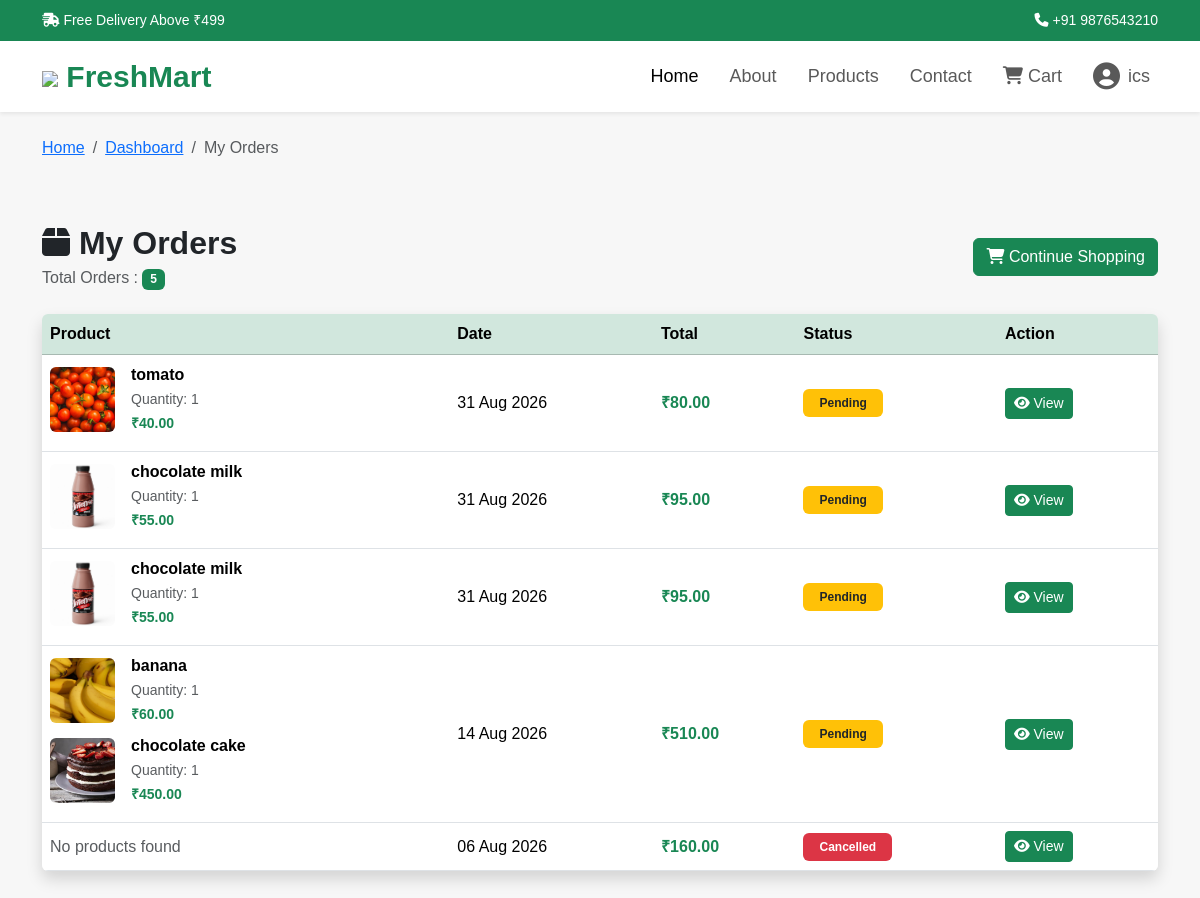
Page /orders/ (signed in) on the committed database.
### accounts/models.py (models this page shows, shortened)
class OrderItem(models.Model):
    order = models.ForeignKey(
        Order,
        on_delete=models.CASCADE,
        related_name="items"
    )
    product = models.ForeignKey(
        Product,
        on_delete=models.CASCADE
    )
    quantity = models.IntegerField(default=1)
    price = models.DecimalField(
        max_digits=10,
        decimal_places=2
    )

class Product(models.Model):
    category = models.ForeignKey(Category, on_delete=models.CASCADE)
    name = models.CharField(max_length=200)
    image = models.ImageField(upload_to="products")
    description = models.TextField()
    price = models.DecimalField(max_digits=8, decimal_places=2)
    stock = models.IntegerField()
    available = models.BooleanField(default=True)
    created = models.DateTimeField(auto_now_add=True)

class Order(models.Model):
    STATUS_CHOICES = (
        ("Pending", "Pending"),
        ("Delivered", "Delivered"),
        ("Cancelled", "Cancelled"),
    )
    user = models.ForeignKey(User, on_delete=models.CASCADE)
    full_name = models.CharField(max_length=100)
    phone = models.CharField(max_length=15)
    address = models.TextField()
    total = models.DecimalField(max_digits=10, decimal_places=2)
    status = models.CharField(
        max_length=20,
        choices=STATUS_CHOICES,
        default="Pending"
    )
    created_at = models.DateTimeField(auto_now_add=True)

### accounts/views.py (the view)
@login_required
def orders(request):
    orders = (
        Order.objects
        .filter(user=request.user)
        .prefetch_related('items__product')
        .order_by('-created_at')
    )
    return render(request, 'orders.html', {
        'orders': orders
    })

### accounts/templates/orders.html (shortened to what this page needs)
{% extends 'base.html' %}
{% block content %}
<div class="container mt-4">
    <nav aria-label="breadcrumb">
        <ol class="breadcrumb">
            <li class="breadcrumb-item">
                <a href="{% url 'home' %}">
                    Home
                </a>
            </li>
            <li class="breadcrumb-item">
                <a href="{% url 'dashboard' %}">
                   Dashboard
                </a>
            </li>
            <li class="breadcrumb-item active" aria-current="page">
                My Orders
            </li>
        </ol>
    </nav>
</div>
<div class="container py-5">
    <div class="d-flex justify-content-between align-items-center flex-wrap mb-4">
        <div>
            <h2 class="fw-bold mb-1">
                <i class="fa-solid fa-box"></i> My Orders
            </h2>
            <p class="text-muted mb-0">
                Total Orders :
                <span class="badge bg-success">
                    {{ orders|length }}
                </span>
            </p>
        </div>
        <a href="{% url 'home' %}" class="btn btn-success mt-3 mt-md-0">
            <i class="fa-solid fa-cart-shopping"></i> Continue Shopping
        </a>
    </div>
    {% if orders %}
    <div class="table-responsive d-none d-md-block shadow rounded">
        <table class="table table-hover align-middle mb-0">
            <thead class="table-success">
                <tr>
                    <th>Product</th>
                    <th>Date</th>
                    <th>Total</th>
                    <th>Status</th>
                    <th>Action</th>
                </tr>
            </thead>
            <tbody>
{% for order in orders %}
<tr>
    <td>
        {% for item in order.items.all %}
            <div class="d-flex align-items-center mb-2">
                {% if item.product.image %}
                    <img src="{{ item.product.image.url }}"
                         alt="{{ item.product.name }}"
                         width="65"
                         height="65"
                         class="rounded me-3"
                         style="object-fit: cover;">
                {% endif %}
                <div>
                    <strong class="d-block">
                        {{ item.product.name }}
                    </strong>
                    <small class="text-muted">
                        Quantity: {{ item.quantity }}
                    </small>
                    <br>
                    <small class="text-success fw-bold">
                        ₹{{ item.price }}
                    </small>
                </div>
            </div>
        {% empty %}
            <span class="text-muted">
                No products found
            </span>
        {% endfor %}
    </td>
    <td>
        {{ order.created_at|date:"d M Y" }}
    </td>
    <td class="fw-bold text-success">
        ₹{{ order.total }}
    </td>
    <td>
        {% if order.status == "Pending" %}
            <span class="badge bg-warning text-dark px-3 py-2">
                Pending
            </span>
        {% elif order.status == "Delivered" %}
            <span class="badge bg-success px-3 py-2">
                Delivered
            </span>
        {% elif order.status == "Cancelled" %}
            <span class="badge bg-danger px-3 py-2">
                Cancelled
            </span>
        {% else %}
            <span class="badge bg-secondary px-3 py-2">
                {{ order.status }}
            </span>
        {% endif %}
    </td>
    <td>
        <a href="{% url 'order_details' order.id %}"
           class="btn btn-success btn-sm">
            <i class="fa-solid fa-eye"></i>
            View
        </a>
    </td>
</tr>
{% endfor %}
</tbody>
        </table>
    </div>
    {% endif %}
</div>
{% endblock %}

### accounts/templates/base.html (shortened to what this page needs)
{% load static %}
<!DOCTYPE html>
<html lang="en">
<head>
{% load static %}
<link href="https://cdn.jsdelivr.net/npm/bootstrap@5.3.7/dist/css/bootstrap.min.css" rel="stylesheet">
<link rel="stylesheet" href="{% static 'css/style.css' %}">
<link rel="stylesheet"
href="https://cdnjs.cloudflare.com/ajax/libs/font-awesome/6.7.2/css/all.min.css">
</head>
<body>
<div class="top-bar">
<div class="container d-flex justify-content-between">
<div>
<i class="fa-solid fa-truck-fast"></i>
Free Delivery Above ₹499
</div>
<div>
<i class="fa-solid fa-phone"></i>
+91 9876543210
</div>
</div>
</div>
<nav class="navbar navbar-expand-lg navbar-light bg-white shadow-sm sticky-top">
<div class="container">
<a class="navbar-brand fw-bold text-success" href="#">
<img src="{% static 'images/logo.png' %}" width="40">
FreshMart
</a>
<div class="collapse navbar-collapse" id="menu">
<ul class="navbar-nav ms-auto">
    <li class="nav-item">
        <a class="nav-link active"
           href="{% url 'home' %}">
            Home
        </a>
    </li>
    <li class="nav-item">
        <a class="nav-link"
           href="{% url 'home' %}#about">
            About
        </a>
    </li>
    <li class="nav-item">
        <a class="nav-link"
           href="{% url 'home' %}#products">
            Products
        </a>
    </li>
    <li class="nav-item">
        <a class="nav-link"
           href="{% url 'home' %}#contact">
            Contact
        </a>
    </li>
    <li class="nav-item">
        <a class="nav-link"
           href="{% url 'cart' %}">
            <i class="fa-solid fa-cart-shopping"></i>
            Cart
        </a>
    </li>
{% if user.is_authenticated %}
<li class="nav-item">
    <a class="nav-link d-flex align-items-center" href="{% url 'profile' %}">
        <i class="fa-solid fa-circle-user fa-xl me-2"></i>
        {{ user.username }}
    </a>
</li>
{% else %}
<li class="nav-item">
    <a class="nav-link" href="{% url 'login' %}">
        Login
    </a>
</li>
{% endif %}
</ul>
</div>
</div>
</nav>
{% block content %}
{% endblock %}
</body>
</html>

### accounts/static/css/style.css (style rules this page uses)
* { margin:0; padding:0; box-sizing:border-box; font-family:Arial, Helvetica, sans-serif; }
body { background:#f7f7f7; }
.top-bar { background:#198754; color:white; padding:10px; font-size:14px; }
.navbar-brand { font-size:30px; }
.nav-link { font-size:18px; margin-left:15px; }

### rows in the picture
Order: created_at "31 Aug 2026", total "80.00", status "Pending"
OrderItem: product.image (picture), product.name "tomato", quantity "1", price "40.00"
Order: created_at "31 Aug 2026", total "95.00", status "Pending"
OrderItem: product.image (picture), product.name "chocolate milk", quantity "1", price "55.00"
Order: created_at "31 Aug 2026", total "95.00", status "Pending"
OrderItem: product.image (picture), product.name "chocolate milk", quantity "1", price "55.00"
Order: created_at "14 Aug 2026", total "510.00", status "Pending"
OrderItem: product.image (picture), product.name "banana", quantity "1", price "60.00"
OrderItem: product.image (picture), product.name "chocolate cake", quantity "1", price "450.00"
Order: created_at "06 Aug 2026", total "160.00", status "Cancelled"

### other values in the picture
{{ user.username }} "ics"
{{ orders|length }} "5"
